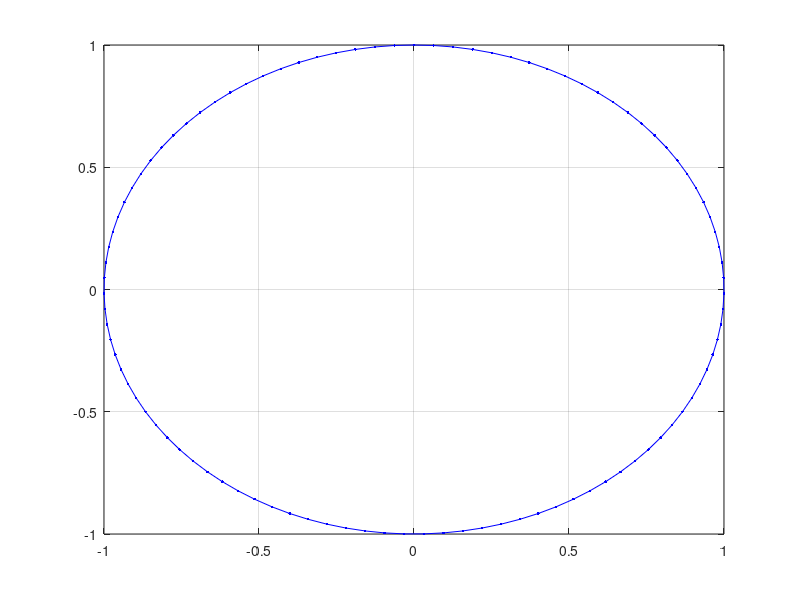

Write the MATLAB code that produced this figure. (Note: this script raises an error after producing the figure.)
addpath('..');
addpath('../../../Atlas_Algorithms/new');

% eps0 = 0.5;
% [t0 x0] = ode45(@(t,x) pneta(x, eps0, []), [0 2*pi], [0;1]);

eps0 = 0.1;
t0 = linspace(0,2*pi,100)';
x0 = [ sin(t0) cos(t0) ];

clf;
plot(x0(:,1), x0(:,2), 'b.-');
grid on;

opts = coco_prob();
% opts = coco_set(opts, 'coll', 'NTST', 30, 'NCOL', 4);
opts = coco_set(opts, 'coll', 'TOL', 1.0e-3);
opts = coco_set(opts, 'cont', 'PtMX', 110, 'bi_direct', false);
% opts = coco_set(opts, 'cont', 'atlas', @atlas1_8.create, 'h', 0.5, 'PtMX', 200);
% opts = coco_set(opts, 'cont', 'atlas', @atlas1_3a.create, 'h', 0.5, 'PtMX', 200);
opts = coco_set(opts, 'cont', 'LogLevel', 1);
opts = coco_set(opts, 'cont', 'NAdapt', 1);

opts1 = coll_isol2sol(opts, '', @pneta, t0, x0, eps0);
data_ptr = coco_get_func_data(opts1, 'coll', 'data');
maps = data_ptr.data.maps;
opts1 = coco_add_func(opts1, 'bcs', @pneta_bc, [], 'zero', ...
  'xidx', [maps.x0idx ; maps.x1idx]);
opts1 = coco_add_pars(opts1, '', ...
  [maps.p_idx, maps.Tidx], {'eps', 'T'});

bd1  = coco(opts1, 'run1', [], 1, {'eps' 'T' 'coll.err'}, [eps0 25]);

lab1  = coco_bd_labs(bd1, 'EP');
lab2  = coco_bd_labs(bd1, 'MXCL');
lab   = sort(union(lab1, lab2));
[t,x] = coll_read_sol('', 'run1', lab(end)); %#ok<ASGLU>
clf
% plot(t, x(2,:), 'b.-')
plot(x(1,:), x(2,:), 'b.-')
grid on
drawnow

opts = coco_set(opts, 'cont', 'PtMX', -110, 'bi_direct', false);
opts2 = coco_set(opts, 'coll', 'NTST', 30);
opts2 = coll_sol2sol(opts2, '', 'run1', lab(end));
data_ptr = coco_get_func_data(opts2, 'coll', 'data');
maps = data_ptr.data.maps;
opts2 = coco_add_func(opts2, 'bcs', @pneta_bc, [], 'zero', ...
  'xidx', [maps.x0idx ; maps.x1idx]);
opts2 = coco_add_pars(opts2, '', ...
  [maps.p_idx, maps.Tidx], {'eps', 'T'});

bd2  = coco(opts2, 'run2', [], 1, {'eps' 'T' 'coll.err'}, [0.5 25.1]);

lab1  = coco_bd_labs(bd2, 'EP');
lab2  = coco_bd_labs(bd2, 'MXCL');
lab   = sort(union(lab1, lab2));
[t,x] = coll_read_sol('', 'run2', lab(end));
hold on
% plot(t, x(2,:), 'b.-')
plot(x(1,:), x(2,:), 'b.-')
grid on
hold off

rmpath('../../../Atlas_Algorithms/new');
rmpath('..');
